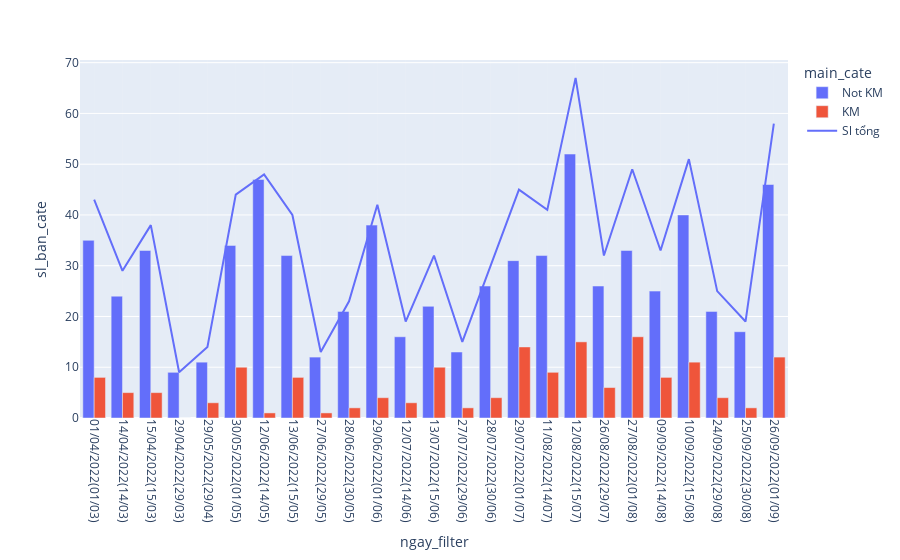

Here is the notebook cell this chart was saved with:
### Code cell
import plotly.express as px
fig = px.bar(df, x='ngay_filter', y='sl_ban_cate', 
                         color='main_cate', hover_data=['tong_cate', 'percent_sl', 'percent_tong'], barmode = 'group').update_xaxes(tickangle=90, gridwidth=0.1).update_traces(width=0.4).add_traces(
                        px.line(df, x="ngay_filter", y="sl_ban").update_traces(showlegend=True, name="Sl tổng").data
                        )
fig.show()

### Figure 1 — Plotly figure (JSON) as saved in the notebook; plotly's stock layout.template omitted (floating-point values rounded to 4 significant figures)
{"data": [{"alignmentgroup": "True", "customdata": [[1575000, 81.4, 84.87], [1080000, 82.76, 86.02], [1485000, 86.84, 89.43], [405000, 100, 100], [495000, 78.57, 83.21], [1530000, 77.27, 82.13], [2115000, 97.92, 98.45], [1440000, 80, 84.39], [540000, 92.31, 94.19], [945000, 91.3, 93.42], [1710000, 90.48, 92.77], [720000, 84.21, 87.82], [990000, 68.75, 74.83], [585000, 86.67, 89.78], [1170000, 86.67, 89.78], [1395000, 68.89, 74.95], [1440000, 78.05, 82.77], [2340000, 77.61, 82.41], [1170000, 81.25, 85.41], [1485000, 67.35, 73.6], [1125000, 75.76, 80.85], [1800000, 78.43, 83.09], [945000, 84, 87.65], [765000, 89.47, 91.99], [2070000, 79.31, 83.82]], "hovertemplate": "main_cate=Not KM<br>ngay_filter=%{x}<br>sl_ban_cate=%{y}<br>tong_cate=%{customdata[0]}<br>percent_sl=%{customdata[1]}<br>percent_tong=%{customdata[2]}<extra></extra>", "legendgroup": "Not KM", "marker": {"color": "#636efa", "pattern": {"shape": ""}}, "name": "Not KM", "offsetgroup": "Not KM", "orientation": "v", "showlegend": true, "textposition": "auto", "type": "bar", "width": 0.4, "x": ["01/04/2022(01/03)", "14/04/2022(14/03)", "15/04/2022(15/03)", "29/04/2022(29/03)", "29/05/2022(29/04)", "30/05/2022(01/05)", "12/06/2022(14/05)", "13/06/2022(15/05)", "27/06/2022(29/05)", "28/06/2022(30/05)", "29/06/2022(01/06)", "12/07/2022(14/06)", "13/07/2022(15/06)", "27/07/2022(29/06)", "28/07/2022(30/06)", "29/07/2022(01/07)", "11/08/2022(14/07)", "12/08/2022(15/07)", "26/08/2022(29/07)", "27/08/2022(01/08)", "09/09/2022(14/08)", "10/09/2022(15/08)", "24/09/2022(29/08)", "25/09/2022(30/08)", "26/09/2022(01/09)"], "xaxis": "x", "y": [35, 24, 33, 9, 11, 34, 47, 32, 12, 21, 38, 16, 22, 13, 26, 31, 32, 52, 26, 33, 25, 40, 21, 17, 46], "yaxis": "y"}, {"alignmentgroup": "True", "customdata": [[280800, 18.6, 15.13], [175500, 17.24, 13.98], [175500, 13.16, 10.57], [0, 0, 0], [99900, 21.43, 16.79], [333000, 22.73, 17.87], [33300, 2.08, 1.55], [266400, 20, 15.61], [33300, 7.69, 5.81], [66600, 8.7, 6.58], [133200, 9.52, 7.23], [99900, 15.79, 12.18], [333000, 31.25, 25.17], [66600, 13.33, 10.22], [133200, 13.33, 10.22], [466200, 31.11, 25.05], [299700, 21.95, 17.23], [499500, 22.39, 17.59], [199800, 18.75, 14.59], [532800, 32.65, 26.4], [266400, 24.24, 19.15], [366300, 21.57, 16.91], [133200, 16, 12.35], [66600, 10.53, 8.01], [399600, 20.69, 16.18]], "hovertemplate": "main_cate=KM<br>ngay_filter=%{x}<br>sl_ban_cate=%{y}<br>tong_cate=%{customdata[0]}<br>percent_sl=%{customdata[1]}<br>percent_tong=%{customdata[2]}<extra></extra>", "legendgroup": "KM", "marker": {"color": "#EF553B", "pattern": {"shape": ""}}, "name": "KM", "offsetgroup": "KM", "orientation": "v", "showlegend": true, "textposition": "auto", "type": "bar", "width": 0.4, "x": ["01/04/2022(01/03)", "14/04/2022(14/03)", "15/04/2022(15/03)", "29/04/2022(29/03)", "29/05/2022(29/04)", "30/05/2022(01/05)", "12/06/2022(14/05)", "13/06/2022(15/05)", "27/06/2022(29/05)", "28/06/2022(30/05)", "29/06/2022(01/06)", "12/07/2022(14/06)", "13/07/2022(15/06)", "27/07/2022(29/06)", "28/07/2022(30/06)", "29/07/2022(01/07)", "11/08/2022(14/07)", "12/08/2022(15/07)", "26/08/2022(29/07)", "27/08/2022(01/08)", "09/09/2022(14/08)", "10/09/2022(15/08)", "24/09/2022(29/08)", "25/09/2022(30/08)", "26/09/2022(01/09)"], "xaxis": "x", "y": [8, 5, 5, 0, 3, 10, 1, 8, 1, 2, 4, 3, 10, 2, 4, 14, 9, 15, 6, 16, 8, 11, 4, 2, 12], "yaxis": "y"}, {"hovertemplate": "ngay_filter=%{x}<br>sl_ban=%{y}<extra></extra>", "legendgroup": "", "line": {"color": "#636efa", "dash": "solid"}, "marker": {"symbol": "circle"}, "mode": "lines", "name": "Sl tổng", "orientation": "v", "showlegend": true, "type": "scatter", "x": ["01/04/2022(01/03)", "01/04/2022(01/03)", "14/04/2022(14/03)", "14/04/2022(14/03)", "15/04/2022(15/03)", "15/04/2022(15/03)", "29/04/2022(29/03)", "29/04/2022(29/03)", "29/05/2022(29/04)", "29/05/2022(29/04)", "30/05/2022(01/05)", "30/05/2022(01/05)", "12/06/2022(14/05)", "12/06/2022(14/05)", "13/06/2022(15/05)", "13/06/2022(15/05)", "27/06/2022(29/05)", "27/06/2022(29/05)", "28/06/2022(30/05)", "28/06/2022(30/05)", "29/06/2022(01/06)", "29/06/2022(01/06)", "12/07/2022(14/06)", "12/07/2022(14/06)", "13/07/2022(15/06)", "13/07/2022(15/06)", "27/07/2022(29/06)", "27/07/2022(29/06)", "28/07/2022(30/06)", "28/07/2022(30/06)", "29/07/2022(01/07)", "29/07/2022(01/07)", "11/08/2022(14/07)", "11/08/2022(14/07)", "12/08/2022(15/07)", "12/08/2022(15/07)", "26/08/2022(29/07)", "26/08/2022(29/07)", "27/08/2022(01/08)", "27/08/2022(01/08)", "09/09/2022(14/08)", "09/09/2022(14/08)", "10/09/2022(15/08)", "10/09/2022(15/08)", "24/09/2022(29/08)", "24/09/2022(29/08)", "25/09/2022(30/08)", "25/09/2022(30/08)", "26/09/2022(01/09)", "26/09/2022(01/09)"], "xaxis": "x", "y": [43, 43, 29, 29, 38, 38, 9, 9, 14, 14, 44, 44, 48, 48, 40, 40, 13, 13, 23, 23, 42, 42, 19, 19, 32, 32, 15, 15, 30, 30, 45, 45, 41, 41, 67, 67, 32, 32, 49, 49, 33, 33, 51, 51, 25, 25, 19, 19, 58, 58], "yaxis": "y"}], "layout": {"barmode": "group", "legend": {"title": {"text": "main_cate"}, "tracegroupgap": 0}, "margin": {"t": 60}, "xaxis": {"anchor": "y", "domain": [0, 1], "gridwidth": 0.1, "tickangle": 90, "title": {"text": "ngay_filter"}}, "yaxis": {"anchor": "x", "domain": [0, 1], "title": {"text": "sl_ban_cate"}}}}
